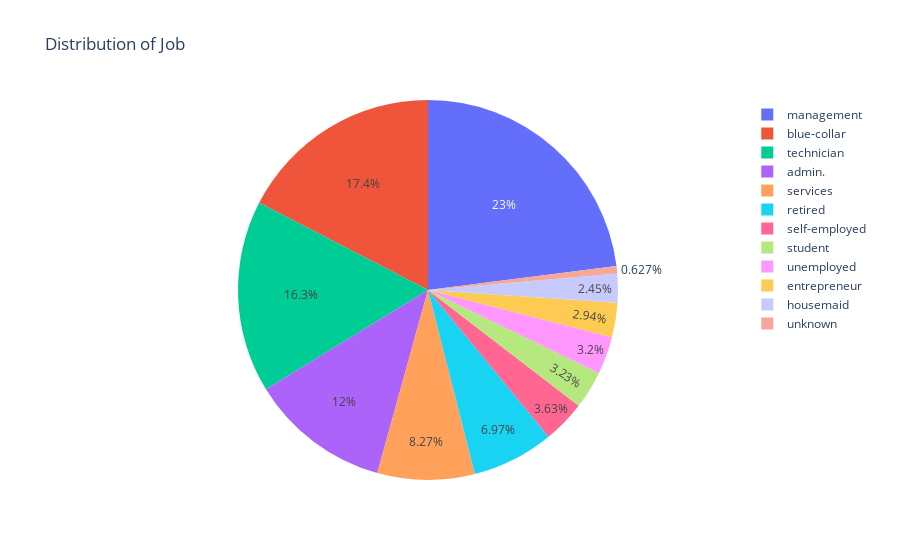

The code cell stored with this chart in its notebook:
### Markdown cell above
# Demographic Analysis:

### Code cell
#
px.pie(df,'job',title='Distribution of Job')

### Figure 1 — Plotly figure (JSON) as saved in the notebook; plotly's stock layout.template omitted (floating-point values rounded to 4 significant figures; data arrays with more than 128 entries replaced by an {"elided": "..."} marker saying what was removed)
{"data": [{"domain": {"x": [0.0, 1.0], "y": [0.0, 1.0]}, "hovertemplate": "job=%{label}<extra></extra>", "labels": {"elided": "11162 str values"}, "legendgroup": "", "name": "", "showlegend": true, "type": "pie"}], "layout": {"legend": {"tracegroupgap": 0}, "title": {"text": "Distribution of Job"}}}
